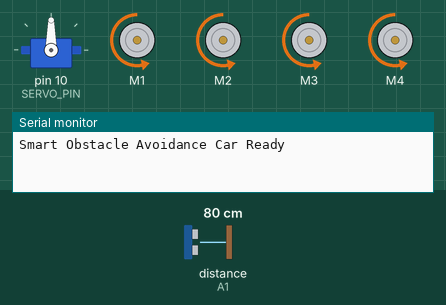
Recording of a sketch running on a simulated Arduino Uno, built with avr-gcc and run on an emulated ATmega328P. On the bench: servo, 4 × DC motor (green arrow = forward, orange = backward, longer = faster), the last lines printed to the serial monitor. The inputs (shaded band) are chosen by the test bench; at power-on: distance to the obstacle (sensor on A1) 80 cm. The echo pulse lasts 58.3 µs per cm.

Above: at 2.5 s.
2.6 s: distance to the obstacle (sensor on A1) set to 22 cm
4.1 s: distance to the obstacle (sensor on A1) set to 18 cm
At 4.6 s:
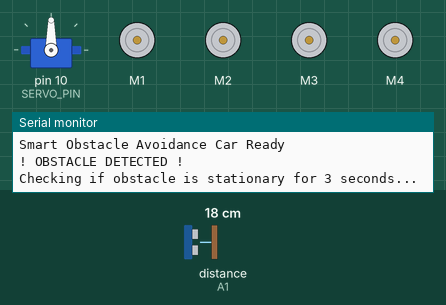
At 8.5 s:
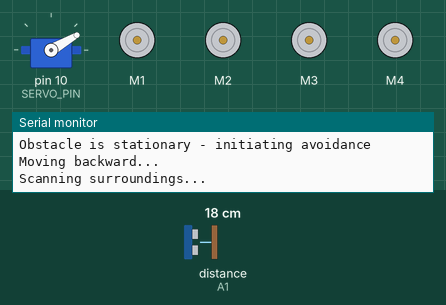
8.6 s: distance to the obstacle (sensor on A1) set to 35 cm
11.6 s: distance to the obstacle (sensor on A1) set to 2 cm
At 15.4 s:
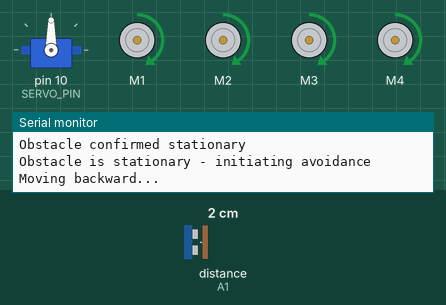
Timing chart, 0 to 19.6 s (numbered marks = the images above; inputs shaded):
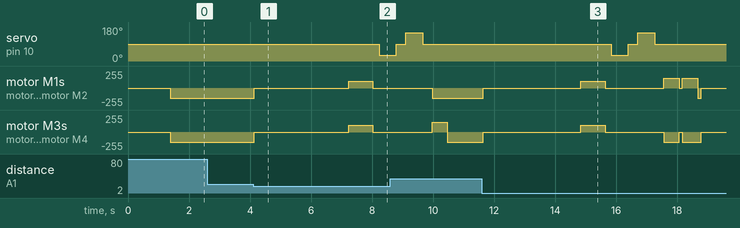

Measured:
- the behaviour switches between 21 and 20 cm on distance to the obstacle (sensor on A1) (found by bisection; images 0 and 1)
- after the input at 2.6 s, every drawn part: stays the same
- after the input at 4.1 s, servo on pin 10 (SERVO_PIN): 90° → 30° after 4.1 s; motor M1–4: backward 150/255 → stopped at once, → forward 100/255 3.1 s later, → stopped 0.80 s later
- after the input at 11.6 s, servo on pin 10 (SERVO_PIN): 90° → 30° after 4.2 s, → 90° 0.56 s later, → 150° 0.30 s later, → 90° 0.56 s later; motor M1: backward 150/255 → stopped after 0.05 s, → forward 100/255 3.2 s later, → stopped 0.80 s later, → forward 150/255 1.9 s later, … (8 changes in this stretch)

The sketch:

main.ino
```cpp
// SMART OBSTACLE AVOIDANCE CAR WITH 3-SECOND STATIONARY CHECK
#include <AFMotor.h>
#include <NewPing.h>
#include <Servo.h>

// Pin Definitions
#define TRIG_PIN A0
#define ECHO_PIN A1
#define SERVO_PIN 10

// Distance Settings
#define MAX_DISTANCE 200
#define OBSTACLE_DISTANCE 20  // Distance to trigger avoidance (cm)
#define CLEAR_PATH_DISTANCE 30 // Considered clear path (cm)
#define MOVEMENT_THRESHOLD 3   // Minimum change to consider obstacle moving (cm)

// Timing Settings
#define STATIONARY_CHECK_TIME 3000 // 3 seconds to confirm obstacle is fixed
#define BACKUP_TIME 800  // Time to move backward (ms)
#define TURN_TIME 500    // Time for 90-degree turn (ms)

// Speed Settings
#define MAX_SPEED 150
#define BACKUP_SPEED 100

NewPing sonar(TRIG_PIN, ECHO_PIN, MAX_DISTANCE);
Servo myservo;

// Motor connections
AF_DCMotor motor1(1, MOTOR12_1KHZ);
AF_DCMotor motor2(2, MOTOR12_1KHZ);
AF_DCMotor motor3(3, MOTOR34_1KHZ);
AF_DCMotor motor4(4, MOTOR34_1KHZ);

void setup() {
  Serial.begin(9600);
  myservo.attach(SERVO_PIN);
  centerServo();
  delay(1000);
  Serial.println("Smart Obstacle Avoidance Car Ready");
}

void loop() {
  int distance = getFilteredDistance();

  if (distance <= OBSTACLE_DISTANCE) {
    handleObstacle();
  } else {
    moveForward();
  }
  delay(50);
}

void handleObstacle() {
  // 1. Stop immediately
  moveStop();
  Serial.println("\n! OBSTACLE DETECTED !");

  // 2. Check if obstacle remains stationary for 3 seconds
  if (checkIfObstacleIsFixed()) {
    Serial.println("Obstacle is stationary - initiating avoidance");
    avoidObstacle();
  } else {
    Serial.println("Obstacle moved - continuing forward");
  }
}

bool checkIfObstacleIsFixed() {
  Serial.println("Checking if obstacle is stationary for 3 seconds...");
  unsigned long startTime = millis();
  int initialDistance = getFilteredDistance();

  while (millis() - startTime < STATIONARY_CHECK_TIME) {
    int currentDistance = getFilteredDistance();

    // If path clears
    if (currentDistance > CLEAR_PATH_DISTANCE) {
      Serial.println("Path cleared!");
      return false;
    }

    // If obstacle moves significantly
    if (abs(currentDistance - initialDistance) > MOVEMENT_THRESHOLD) {
      Serial.println("Obstacle is moving");
      return false;
    }

    delay(100);
  }
  Serial.println("Obstacle confirmed stationary");
  return true;
}

void avoidObstacle() {
  // 1. Move backward
  Serial.println("Moving backward...");
  moveBackward();
  delay(BACKUP_TIME);
  moveStop();
  delay(200);

  // 2. Scan surroundings
  Serial.println("Scanning surroundings...");
  int rightDist = scanRight();
  int leftDist = scanLeft();

  Serial.print("Right: "); Serial.print(rightDist); Serial.print("cm | ");
  Serial.print("Left: "); Serial.print(leftDist); Serial.println("cm");

  // 3. Decide turn direction
  if (rightDist > leftDist && rightDist > CLEAR_PATH_DISTANCE) {
    Serial.println("Turning RIGHT");
    turnRight();
  } else if (leftDist > CLEAR_PATH_DISTANCE) {
    Serial.println("Turning LEFT");
    turnLeft();
  } else {
    Serial.println("No clear path - TURNING AROUND");
    turnAround();
  }

  // 4. Move forward in new direction
  Serial.println("Moving forward in new direction");
  moveForward();
}

// Sensor and movement functions
int getFilteredDistance() {
  // Take multiple readings for accuracy
  int d1 = sonar.ping_cm();
  delay(30);
  int d2 = sonar.ping_cm();
  delay(30);
  int d3 = sonar.ping_cm();

  // Return median distance
  if (d1 > d2) swap(d1, d2);
  if (d2 > d3) swap(d2, d3);
  if (d1 > d2) swap(d1, d2);
  return d2 == 0 ? MAX_DISTANCE : d2;
}

int scanRight() {
  myservo.write(30);  // Look right
  delay(500);
  int dist = getFilteredDistance();
  centerServo();
  return dist;
}

int scanLeft() {
  myservo.write(150);  // Look left
  delay(500);
  int dist = getFilteredDistance();
  centerServo();
  return dist;
}

void centerServo() {
  myservo.write(90);
  delay(300);
}

// Movement functions
void moveForward() {
  motor1.run(BACKWARD);
  motor2.run(BACKWARD);
  motor3.run(BACKWARD);
  motor4.run(BACKWARD);
  setSpeed(MAX_SPEED);
}

void moveBackward() {
  motor1.run(FORWARD);
  motor2.run(FORWARD);
  motor3.run(FORWARD);
  motor4.run(FORWARD);
  setSpeed(BACKUP_SPEED);
}

void moveStop() {
  motor1.run(RELEASE);
  motor2.run(RELEASE);
  motor3.run(RELEASE);
  motor4.run(RELEASE);
}

void turnRight() {
  motor1.run(FORWARD);
  motor2.run(FORWARD);
  motor3.run(BACKWARD);
  motor4.run(BACKWARD);
  setSpeed(MAX_SPEED);
  delay(TURN_TIME);
  moveStop();
}

void turnLeft() {
  motor1.run(BACKWARD);
  motor2.run(BACKWARD);
  motor3.run(FORWARD);
  motor4.run(FORWARD);
  setSpeed(MAX_SPEED);
  delay(TURN_TIME);
  moveStop();
}

void turnAround() {
  turnRight();
  delay(100);
  turnRight();
}

void setSpeed(int speed) {
  motor1.setSpeed(speed);
  motor2.setSpeed(speed);
  motor3.setSpeed(speed);
  motor4.setSpeed(speed);
}

void swap(int &a, int &b) {
  int temp = a;
  a = b;
  b = temp;
}
```
